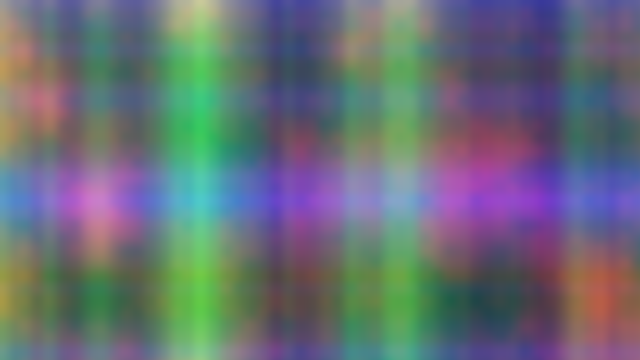
Frame 1 (no input)
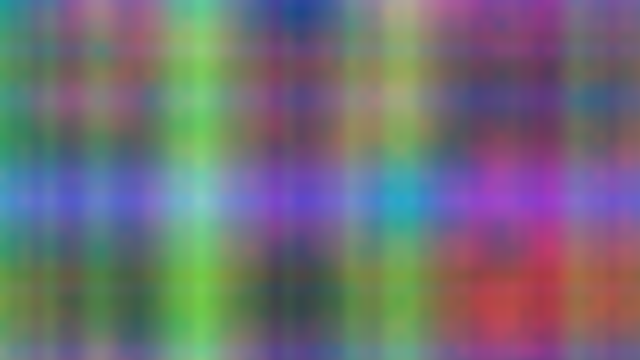
Frame 60 (the mouse pressed at the canvas centre just before this capture)
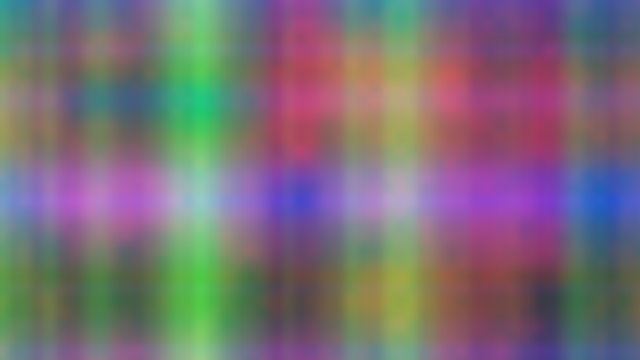
Frame 120 (the mouse held since frame 60 and released just before this capture)

The Processing sketch that drew these frames (run headless with seeded random() and noise(); from frame 60 on, the mouse is pressed at the canvas centre):

// Processing sketch: ghost_machine_blaze_pde
// ── ghost_machine_blaze_pde.pde
float zoff;

void setup() {
 size(640,360);
 zoff = 0.0;
}

void draw() {
  
  loadPixels();
  
  float xoff = 0.0;
  
  for (int x = 0; x < width; x++) {
    
    float yoff = 0.0; // For every xoff, start yoff at 0.
    
    for (int y = 0; y < height; y++) {
      
      float red = map(noise(xoff),0,1,0,255);
      float blue = map(noise(yoff),0,1,0,255);
      float green = map(noise(zoff),0,1,0,255);
      
      float bright = map(noise(xoff,yoff,zoff),0,1,0,255); // Perlin noise brightness
      
      pixels[x+y*width] = color(bright,red,blue,bright); // what is multiplying by width doing here?
      
      yoff += 0.01;
    }
    xoff += 0.01;
  }
  
  updatePixels();
  
  zoff += 0.1; // controls speed of changes for exposure
  
}
